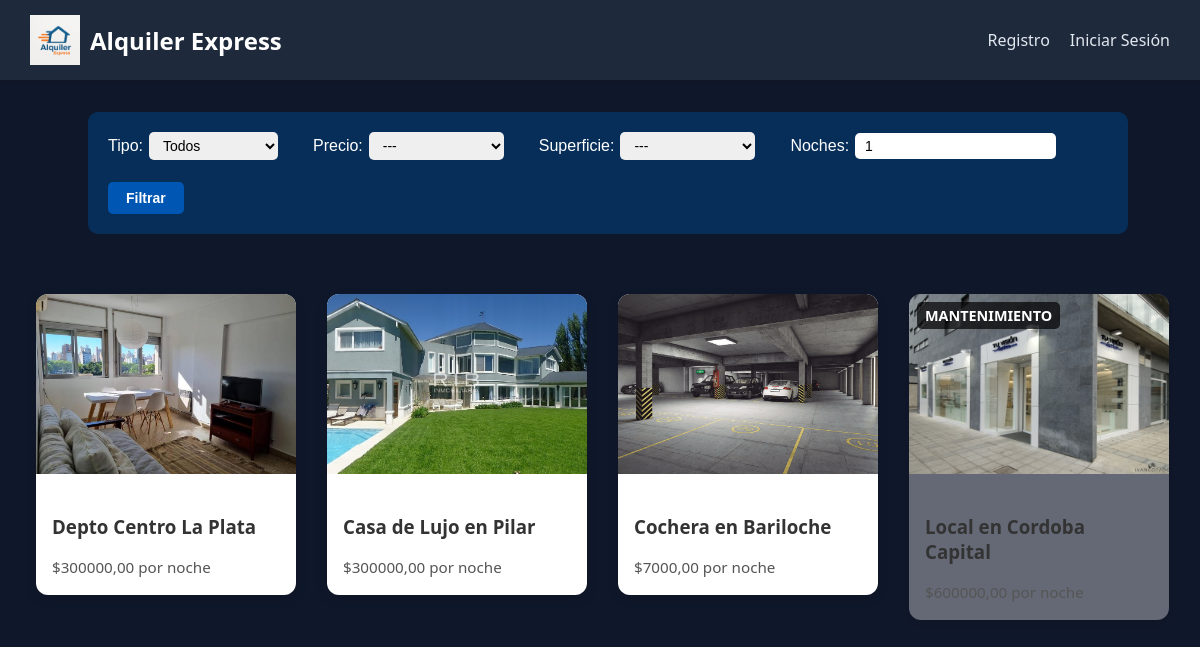
The page / on the database its author committed.
### gestion_inmuebles/models.py (models this page shows, shortened)
class InmueblesSimilares(Inmueble):
    tiene_internet = models.BooleanField(default=False)
    banios = models.PositiveIntegerField(default=0)
    tiene_cochera = models.BooleanField(default=False)
    habitaciones = models.PositiveIntegerField(default=0)

class Departamento(InmueblesSimilares):
    piso = models.PositiveIntegerField(null=True, blank=True)
    cantidad_inquilinos = models.PositiveIntegerField(default=1)

class Inmueble(models.Model):
    activo = models.BooleanField(default=True)
    tipo = models.CharField(default='-', max_length=20, editable=False)
    nombre = models.CharField(max_length=100, unique=True)
    calle = models.CharField(max_length=100, default="-")
    numero = models.PositiveIntegerField(default=0)
    provincia = models.CharField(max_length=100)
    ciudad = models.CharField(max_length=100)
    descripcion = models.TextField(blank=True)
    politica_cancelacion = models.TextField(blank=True)
    estado = models.CharField(default='Disponible', choices=ESTADO_CHOICES)
    precio = models.DecimalField(max_digits=10, decimal_places=2)
    imagen = models.ImageField(upload_to='inmuebles/', blank=True, null=True)
    superficie = models.PositiveIntegerField(default=0)

class Casa(InmueblesSimilares):
    pisos = models.PositiveIntegerField(null=True, blank=True)
    cantidad_inquilinos = models.PositiveIntegerField(default=1)

class Cochera(Inmueble):
    tipo_cochera = models.CharField(default='-', choices=TIPO_COCHERA_CHOICES)
    largo_plaza = models.DecimalField(max_digits=10, decimal_places=2)
    ancho_plaza = models.DecimalField(max_digits=10, decimal_places=2)
    plazas = models.PositiveIntegerField(null=True, blank=True)

class Local(InmueblesSimilares):
    frente = models.DecimalField(max_digits=10, decimal_places=2)
    fondo = models.DecimalField(max_digits=10, decimal_places=2)

### gestion_inmuebles/views.py (the view)
# urls.py: path('', listar_Inmuebles, name='inicio'),
def listar_Inmuebles(request):
    tipo_filtro = request.GET.get('tipo')
    orden_superficie = request.GET.get("orden_superficie")
    orden_precio = request.GET.get("orden_precio")
    largo_plaza = request.GET.get("largo_plaza")
    ancho_plaza = request.GET.get("ancho_plaza")
    usuario = request.user
    puede_ver_reservas = es_empleado(usuario)
    solo_con_reservas = request.GET.get("solo_con_reservas") if puede_ver_reservas else None
    orden_reservas = request.GET.get("orden_reservas") if puede_ver_reservas else None
    inmuebles_base = Inmueble.objects.exclude(activo="0")
    if puede_ver_reservas:
        inmuebles_base = inmuebles_base.annotate(
            reservas_pendientes_count=Count('reserva', filter=Q(reserva__estado='pendiente'))
        )
        if solo_con_reservas == "si":
            inmuebles_base = inmuebles_base.filter(reservas_pendientes_count__gt=0)
    orden_fields = []
    if orden_reservas == "desc":
        orden_fields.append("-reservas_pendientes_count")
    elif orden_reservas == "asc":
        orden_fields.append("reservas_pendientes_count")
    if orden_superficie == "asc":
        orden_fields.append("superficie")
    elif orden_superficie == "desc":
        orden_fields.append("-superficie")
    if orden_precio == "asc":
        orden_fields.append("precio")
    elif orden_precio == "desc":
        orden_fields.append("-precio")
    if orden_fields:
        inmuebles_base = inmuebles_base.order_by(*orden_fields)
    if tipo_filtro:
        inmuebles_base = inmuebles_base.filter(tipo=tipo_filtro)
    inmuebles = []
    for inmueble in inmuebles_base:
        try:
            tipo_obj = Departamento.objects.get(pk=inmueble.pk)
            tipo = "Departamento"
        except Departamento.DoesNotExist:
            try:
                tipo_obj = Casa.objects.get(pk=inmueble.pk)
                tipo = "Casa"
            except Casa.DoesNotExist:
                try:
                    tipo_obj = Local.objects.get(pk=inmueble.pk)
                    tipo = "Local"
                except Local.DoesNotExist:
                    try:
                        tipo_obj = Cochera.objects.get(pk=inmueble.pk)
                        tipo = "Cochera"
                    except Cochera.DoesNotExist:
                        continue
        if tipo.lower() == "cochera":
            if largo_plaza:
                try:
                    largo_plaza_val = float(largo_plaza)
                    if tipo_obj.largo_plaza < largo_plaza_val:
                        continue
                except ValueError:
                    largo_plaza_val = None
                if largo_plaza_val is not None and tipo_obj.largo_plaza < largo_plaza_val:
                    continue
            if ancho_plaza:
                try:
                    ancho_plaza_val = float(ancho_plaza)
                    if tipo_obj.ancho_plaza < ancho_plaza_val:
                        continue
                except ValueError:
                    ancho_plaza_val = None
                if ancho_plaza_val is not None and tipo_obj.ancho_plaza < ancho_plaza_val:
                    continue
        if puede_ver_reservas:
            count = getattr(inmueble, 'reservas_pendientes_count', 0)
            setattr(tipo_obj, 'reservas_pendientes_annotated', count)
        else:
            setattr(tipo_obj, 'reservas_pendientes_annotated', 0)
        inmuebles.append({
            'tipo': tipo,
            'objeto': tipo_obj,
        })
    return render(request, 'gestion_inmuebles/listaInmuebles.html', {
        'inmuebles': inmuebles,
        'tipo': tipo_filtro,
        'largo_plaza': largo_plaza,
        'ancho_plaza': ancho_plaza,
        'puede_ver_reservas': puede_ver_reservas,
        'solo_con_reservas': solo_con_reservas,
        'orden_reservas': orden_reservas,
    })

### gestion_usuarios/views.py (called while the page is built)
def es_empleado(user):
    return user.is_authenticated and user.is_staff

### templates/gestion_inmuebles/listaInmuebles.html (shortened to what this page needs)
{% extends 'base.html' %}
{% load static %}
{% block content %}
<head>
    <link rel="stylesheet" href="{% static 'styles/listaInmuebles.css' %}">
</head>
<body>
</head>
<body>
<div class="filtros">
  <form method="get" class="filtro-form">
    <div>
      <label for="tipo">Tipo:</label>
      <select name="tipo" id="tipo">
        <option value="">Todos</option>
      </select>
    </div>
    <div>
      <label for="orden_precio">Precio:</label>
      <select name="orden_precio" id="orden_precio">
        <option value="">---</option>
      </select>
    </div>
    <div>
      <label for="orden_superficie">Superficie:</label>
      <select name="orden_superficie" id="orden_superficie">
        <option value="">---</option>
      </select>
    </div>
    <div>
      <label for="noches">Noches:</label>
      <input type="number" min="1" name="noches" id="noches" value="{{ noches|default:1 }}">
    </div>
    <button type="submit">Filtrar</button>
  </form>
</div>
<div class="container">
    {% for inmueble in inmuebles %}
        {% if inmueble.objeto.estado == 'Disponible' %}
            {% with inmueble=inmueble.objeto tipo=inmueble.tipo %}
                <a href="{% url 'inmueble_detalle' inmueble.id %}" class="card-link">
                    <div class="card">
                        {% if inmueble.imagen %}
                            <img src="{{ inmueble.imagen.url }}" alt="Imagen de {{ inmueble.nombre }}">
                        {% endif %}
                        <div class="card-content">
                            <h3>{{ inmueble.nombre }}</h3>
                            <p>${{ inmueble.precio }} por noche</p>
                        </div>
                    </div>
                </a>
            {% endwith %}
        {% endif %}
    {% endfor %}
    {% for inmueble in inmuebles %}
        {% if inmueble.objeto.estado != 'Disponible' %}
            {% with inmueble=inmueble.objeto tipo=inmueble.tipo %}
                <a href="{% url 'inmueble_detalle' inmueble.id %}" class="card-link">
                    <div class="card no-disponible" data-estado="{{ inmueble.estado }}">
                        {% if inmueble.imagen %}
                            <img src="{{ inmueble.imagen.url }}" alt="Imagen de {{ inmueble.nombre }}">
                        {% endif %}
                        <div class="card-content">
                            <h3>{{ inmueble.nombre }}</h3>
                            <p>${{ inmueble.precio }} por noche</p>
                        </div>
                    </div>
                </a>
            {% endwith %}
        {% endif %}
    {% endfor %}
</div>
</body>
{% endblock %}

### static/styles/base.css (style rules this page uses)
body { margin: 0; font-family: 'Segoe UI', sans-serif; background-color: #f4f4f4; }

### static/styles/listaInmuebles.css (style rules this page uses)
body { font-family: 'Segoe UI', sans-serif; background-color: #0f172a; color: #f8fafc; margin: 0; }
.container { max-width: 1600x; margin: 0 auto; padding: 20px; display: flex; flex-wrap: wrap; justify-content: center; gap: 10px; }
.card { background-color: #1e293b; border-radius: 12px; box-shadow: 0 4px 12px rgba(0, 0, 0, 0.4); overflow: hidden; width: 260px; transition: transform 0.2s ease; }
.card img { width: 100%; height: 200px; object-fit: cover; }
.card-content { padding: 10px 15px; }
.card p { margin: 6px 0; font-size: 15px; line-height: 1.4; }
.filtros { display: flex; justify-content: center; gap: 10px; margin: 20px 0; flex-wrap: wrap; }
.card-link { text-decoration: none !important; border-bottom: none !important; outline: none !important; color: inherit; display: block; }
.card-link h2, .card-link p { text-decoration: none; }
.card-link * { text-decoration: none !important; }
.filtros { background-color: #062e59; padding: 20px; border-radius: 10px; margin: 20px auto; max-width: 1000px; color: white; font-family: Arial, sans-serif; }
.filtro-form label, .filtro-form select, .filtro-form input { margin-right: 15px; margin-bottom: 10px; }
.filtro-form select, .filtro-form input { padding: 6px 10px; border-radius: 5px; border: none; }
.filtro-form button { padding: 8px 15px; background-color: #0056b3; border: none; color: white; font-weight: bold; border-radius: 5px; cursor: pointer; }
.card.no-disponible { filter: grayscale(10%); background-color: rgba(240, 240, 240, 0.38); position: relative; }
.card.no-disponible::before { content: attr(data-estado); position: absolute; top: 8px; left: 8px; background-color: rgba(0, 0, 0, 0.7); color: white; padding: 4px 8px; border-radius: 5px; font-size: 0.9rem; font-weight: bold; z-index: 1; text-transform: uppercase; }

### templates/gestion_inmuebles/listaInmuebles.html (style rules this page uses)
.filtros { background-color: #062e59; padding: 20px; border-radius: 10px; margin: 20px auto; max-width: 1000px; color: white; font-family: Arial, sans-serif; }
.filtros { background-color: #062e59; padding: 20px; border-radius: 10px; margin: 20px auto; max-width: 1000px; color: white; }
.filtro-form { display: flex; flex-wrap: wrap; gap: 12px 20px; align-items: center; }
.filtro-form > * { display: flex; align-items: center; }
.filtro-form label { margin-right: 6px; white-space: nowrap; }
.filtro-form select, .filtro-form input[type="number"], .filtro-form input[type="checkbox"] { padding: 5px 10px; border-radius: 5px; border: none; font-size: 14px; }
.filtro-form button { padding: 8px 18px; background-color: #0056b3; border: none; color: white; font-weight: bold; border-radius: 5px; cursor: pointer; font-size: 14px; }
.container { max-width: 1200px; margin: auto; padding: 40px 20px; display: grid; grid-template-columns: repeat(auto-fill, minmax(250px, 1fr)); gap: 20px; }
.card { background-color: white; border-radius: 12px; box-shadow: 0 4px 12px rgba(0, 0, 0, 0.1); overflow: hidden; text-decoration: none; transition: transform 0.2s ease-in-out, box-shadow 0.2s ease-in-out; color: #333; }
.card img { width: 100%; height: 180px; object-fit: cover; }
.card-content { padding: 16px; }
.card-content p { font-size: 0.95rem; color: #555; margin: 0; }
.card-link { position: relative; display: block; }
.card.no-disponible { filter: grayscale(10%); background-color: rgba(240, 240, 240, 0.38); position: relative; }
.card.no-disponible::before { content: attr(data-estado); position: absolute; top: 8px; left: 8px; background-color: rgba(0, 0, 0, 0.7); color: white; padding: 4px 8px; border-radius: 5px; font-size: 0.9rem; font-weight: bold; z-index: 1; text-transform: uppercase; }

### rows shown on the page
Departamento: imagen (picture), nombre "Depto Centro La Plata", precio "300000,00"
Casa: imagen (picture), nombre "Casa de Lujo en Pilar", precio "300000,00"
Cochera: imagen (picture), nombre "Cochera en Bariloche", precio "7000,00"
Local: imagen (picture), nombre "Local en Cordoba Capital", precio "600000,00"
